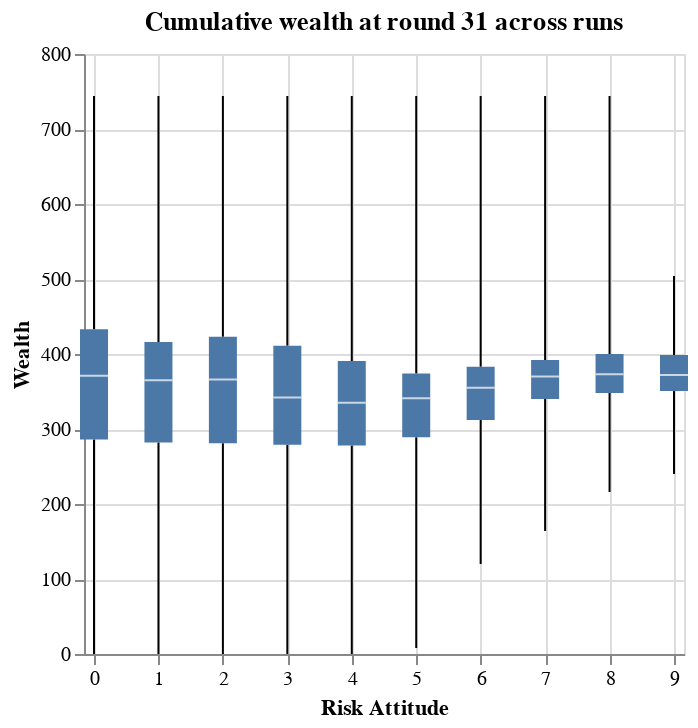

Write notebook code for a chart like this one.
### Markdown cell above
For comparison's sake, plot wealth at round 31 across all simulations, scaled only by play neighborhood.

This distribution looks similar to the scaled wealth plot.

### Code cell
# what if we look at wealth at round 31 across simulations?

agents_round31_df = df.filter(pl.col("Step").eq(31)).join(model_df, on=["RunId", "iteration"]).with_columns(
    scaled_points=pl.col("points").truediv(pl.col("play_neighborhood")).mul(8)
)

alt.Chart(agents_round31_df).mark_boxplot(extent="min-max").encode(
   x=alt.X("risk_attitude", title="Risk Attitude").scale(domain=[0, 9]),
    y=alt.X("scaled_points", title="Wealth"),
).properties(title="Cumulative wealth at round 31 across runs")

### Figure 1 — Vega specification as saved in the notebook (floating-point values rounded to 4 significant figures)
{"$schema": "https://vega.github.io/schema/vega/v5.json", "data": [{"name": "source_0"}, {"name": "data_0", "values": [{"lower_box_scaled_points": 279.0, "lower_whisker_scaled_points": 0.0, "mid_box_scaled_points": 342.0, "risk_attitude": 3, "upper_box_scaled_points": 411.0, "upper_whisker_scaled_points": 744.0}, {"lower_box_scaled_points": 348.0, "lower_whisker_scaled_points": 216.0, "mid_box_scaled_points": 373.0, "risk_attitude": 8, "upper_box_scaled_points": 400.0, "upper_whisker_scaled_points": 744.0}, {"lower_box_scaled_points": 278.0, "lower_whisker_scaled_points": 0.0, "mid_box_scaled_points": 335.0, "risk_attitude": 4, "upper_box_scaled_points": 390.7, "upper_whisker_scaled_points": 744.0}, {"lower_box_scaled_points": 281.0, "lower_whisker_scaled_points": 0.0, "mid_box_scaled_points": 366.0, "risk_attitude": 2, "upper_box_scaled_points": 423.0, "upper_whisker_scaled_points": 744.0}, {"lower_box_scaled_points": 282.0, "lower_whisker_scaled_points": 0.0, "mid_box_scaled_points": 365.0, "risk_attitude": 1, "upper_box_scaled_points": 416.0, "upper_whisker_scaled_points": 744.0}, {"lower_box_scaled_points": 312.0, "lower_whisker_scaled_points": 120.0, "mid_box_scaled_points": 355.0, "risk_attitude": 6, "upper_box_scaled_points": 383.0, "upper_whisker_scaled_points": 744.0}, {"lower_box_scaled_points": 340.0, "lower_whisker_scaled_points": 164.0, "mid_box_scaled_points": 370.0, "risk_attitude": 7, "upper_box_scaled_points": 392.0, "upper_whisker_scaled_points": 744.0}, {"lower_box_scaled_points": 286.0, "lower_whisker_scaled_points": 0.0, "mid_box_scaled_points": 371.0, "risk_attitude": 0, "upper_box_scaled_points": 433.0, "upper_whisker_scaled_points": 744.0}, {"lower_box_scaled_points": 289.0, "lower_whisker_scaled_points": 8.0, "mid_box_scaled_points": 341.0, "risk_attitude": 5, "upper_box_scaled_points": 374.0, "upper_whisker_scaled_points": 744.0}, {"lower_box_scaled_points": 350.7, "lower_whisker_scaled_points": 240.0, "mid_box_scaled_points": 372.0, "risk_attitude": 9, "upper_box_scaled_points": 398.7, "upper_whisker_scaled_points": 504.0}]}, {"name": "data_1", "values": [{"lower_box_scaled_points": 279.0, "lower_whisker_scaled_points": 0.0, "mid_box_scaled_points": 342.0, "risk_attitude": 3, "upper_box_scaled_points": 411.0, "upper_whisker_scaled_points": 744.0}, {"lower_box_scaled_points": 348.0, "lower_whisker_scaled_points": 216.0, "mid_box_scaled_points": 373.0, "risk_attitude": 8, "upper_box_scaled_points": 400.0, "upper_whisker_scaled_points": 744.0}, {"lower_box_scaled_points": 278.0, "lower_whisker_scaled_points": 0.0, "mid_box_scaled_points": 335.0, "risk_attitude": 4, "upper_box_scaled_points": 390.7, "upper_whisker_scaled_points": 744.0}, {"lower_box_scaled_points": 281.0, "lower_whisker_scaled_points": 0.0, "mid_box_scaled_points": 366.0, "risk_attitude": 2, "upper_box_scaled_points": 423.0, "upper_whisker_scaled_points": 744.0}, {"lower_box_scaled_points": 282.0, "lower_whisker_scaled_points": 0.0, "mid_box_scaled_points": 365.0, "risk_attitude": 1, "upper_box_scaled_points": 416.0, "upper_whisker_scaled_points": 744.0}, {"lower_box_scaled_points": 312.0, "lower_whisker_scaled_points": 120.0, "mid_box_scaled_points": 355.0, "risk_attitude": 6, "upper_box_scaled_points": 383.0, "upper_whisker_scaled_points": 744.0}, {"lower_box_scaled_points": 340.0, "lower_whisker_scaled_points": 164.0, "mid_box_scaled_points": 370.0, "risk_attitude": 7, "upper_box_scaled_points": 392.0, "upper_whisker_scaled_points": 744.0}, {"lower_box_scaled_points": 286.0, "lower_whisker_scaled_points": 0.0, "mid_box_scaled_points": 371.0, "risk_attitude": 0, "upper_box_scaled_points": 433.0, "upper_whisker_scaled_points": 744.0}, {"lower_box_scaled_points": 289.0, "lower_whisker_scaled_points": 8.0, "mid_box_scaled_points": 341.0, "risk_attitude": 5, "upper_box_scaled_points": 374.0, "upper_whisker_scaled_points": 744.0}, {"lower_box_scaled_points": 350.7, "lower_whisker_scaled_points": 240.0, "mid_box_scaled_points": 372.0, "risk_attitude": 9, "upper_box_scaled_points": 398.7, "upper_whisker_scaled_points": 504.0}]}, {"name": "data_2", "values": [{"lower_box_scaled_points": 279.0, "lower_whisker_scaled_points": 0.0, "mid_box_scaled_points": 342.0, "risk_attitude": 3, "upper_box_scaled_points": 411.0, "upper_whisker_scaled_points": 744.0}, {"lower_box_scaled_points": 348.0, "lower_whisker_scaled_points": 216.0, "mid_box_scaled_points": 373.0, "risk_attitude": 8, "upper_box_scaled_points": 400.0, "upper_whisker_scaled_points": 744.0}, {"lower_box_scaled_points": 278.0, "lower_whisker_scaled_points": 0.0, "mid_box_scaled_points": 335.0, "risk_attitude": 4, "upper_box_scaled_points": 390.7, "upper_whisker_scaled_points": 744.0}, {"lower_box_scaled_points": 281.0, "lower_whisker_scaled_points": 0.0, "mid_box_scaled_points": 366.0, "risk_attitude": 2, "upper_box_scaled_points": 423.0, "upper_whisker_scaled_points": 744.0}, {"lower_box_scaled_points": 282.0, "lower_whisker_scaled_points": 0.0, "mid_box_scaled_points": 365.0, "risk_attitude": 1, "upper_box_scaled_points": 416.0, "upper_whisker_scaled_points": 744.0}, {"lower_box_scaled_points": 312.0, "lower_whisker_scaled_points": 120.0, "mid_box_scaled_points": 355.0, "risk_attitude": 6, "upper_box_scaled_points": 383.0, "upper_whisker_scaled_points": 744.0}, {"lower_box_scaled_points": 340.0, "lower_whisker_scaled_points": 164.0, "mid_box_scaled_points": 370.0, "risk_attitude": 7, "upper_box_scaled_points": 392.0, "upper_whisker_scaled_points": 744.0}, {"lower_box_scaled_points": 286.0, "lower_whisker_scaled_points": 0.0, "mid_box_scaled_points": 371.0, "risk_attitude": 0, "upper_box_scaled_points": 433.0, "upper_whisker_scaled_points": 744.0}, {"lower_box_scaled_points": 289.0, "lower_whisker_scaled_points": 8.0, "mid_box_scaled_points": 341.0, "risk_attitude": 5, "upper_box_scaled_points": 374.0, "upper_whisker_scaled_points": 744.0}, {"lower_box_scaled_points": 350.7, "lower_whisker_scaled_points": 240.0, "mid_box_scaled_points": 372.0, "risk_attitude": 9, "upper_box_scaled_points": 398.7, "upper_whisker_scaled_points": 504.0}]}, {"name": "data_3", "values": [{"lower_box_scaled_points": 279.0, "lower_whisker_scaled_points": 0.0, "mid_box_scaled_points": 342.0, "risk_attitude": 3, "upper_box_scaled_points": 411.0, "upper_whisker_scaled_points": 744.0}, {"lower_box_scaled_points": 348.0, "lower_whisker_scaled_points": 216.0, "mid_box_scaled_points": 373.0, "risk_attitude": 8, "upper_box_scaled_points": 400.0, "upper_whisker_scaled_points": 744.0}, {"lower_box_scaled_points": 278.0, "lower_whisker_scaled_points": 0.0, "mid_box_scaled_points": 335.0, "risk_attitude": 4, "upper_box_scaled_points": 390.7, "upper_whisker_scaled_points": 744.0}, {"lower_box_scaled_points": 281.0, "lower_whisker_scaled_points": 0.0, "mid_box_scaled_points": 366.0, "risk_attitude": 2, "upper_box_scaled_points": 423.0, "upper_whisker_scaled_points": 744.0}, {"lower_box_scaled_points": 282.0, "lower_whisker_scaled_points": 0.0, "mid_box_scaled_points": 365.0, "risk_attitude": 1, "upper_box_scaled_points": 416.0, "upper_whisker_scaled_points": 744.0}, {"lower_box_scaled_points": 312.0, "lower_whisker_scaled_points": 120.0, "mid_box_scaled_points": 355.0, "risk_attitude": 6, "upper_box_scaled_points": 383.0, "upper_whisker_scaled_points": 744.0}, {"lower_box_scaled_points": 340.0, "lower_whisker_scaled_points": 164.0, "mid_box_scaled_points": 370.0, "risk_attitude": 7, "upper_box_scaled_points": 392.0, "upper_whisker_scaled_points": 744.0}, {"lower_box_scaled_points": 286.0, "lower_whisker_scaled_points": 0.0, "mid_box_scaled_points": 371.0, "risk_attitude": 0, "upper_box_scaled_points": 433.0, "upper_whisker_scaled_points": 744.0}, {"lower_box_scaled_points": 289.0, "lower_whisker_scaled_points": 8.0, "mid_box_scaled_points": 341.0, "risk_attitude": 5, "upper_box_scaled_points": 374.0, "upper_whisker_scaled_points": 744.0}, {"lower_box_scaled_points": 350.7, "lower_whisker_scaled_points": 240.0, "mid_box_scaled_points": 372.0, "risk_attitude": 9, "upper_box_scaled_points": 398.7, "upper_whisker_scaled_points": 504.0}]}], "marks": [{"type": "rule", "name": "layer_0_marks", "from": {"data": "data_0"}, "encode": {"update": {"y": {"field": "lower_whisker_scaled_points", "scale": "y"}, "x": {"field": "risk_attitude", "scale": "x"}, "stroke": {"value": "black"}, "tooltip": {"signal": "{\"Max of Wealth\": format(datum[\"upper_whisker_scaled_points\"], \"\"), \"Q3 of Wealth\": format(datum[\"upper_box_scaled_points\"], \"\"), \"Median of Wealth\": format(datum[\"mid_box_scaled_points\"], \"\"), \"Q1 of Wealth\": format(datum[\"lower_box_scaled_points\"], \"\"), \"Min of Wealth\": format(datum[\"lower_whisker_scaled_points\"], \"\"), \"Risk Attitude\": format(datum[\"risk_attitude\"], \"\")}"}, "y2": {"field": "lower_box_scaled_points", "scale": "y"}}}, "aria": false, "style": ["rule", "boxplot-rule"]}, {"type": "rule", "name": "layer_1_marks", "from": {"data": "data_1"}, "encode": {"update": {"x": {"field": "risk_attitude", "scale": "x"}, "y2": {"field": "upper_whisker_scaled_points", "scale": "y"}, "stroke": {"value": "black"}, "y": {"field": "upper_box_scaled_points", "scale": "y"}, "tooltip": {"signal": "{\"Max of Wealth\": format(datum[\"upper_whisker_scaled_points\"], \"\"), \"Q3 of Wealth\": format(datum[\"upper_box_scaled_points\"], \"\"), \"Median of Wealth\": format(datum[\"mid_box_scaled_points\"], \"\"), \"Q1 of Wealth\": format(datum[\"lower_box_scaled_points\"], \"\"), \"Min of Wealth\": format(datum[\"lower_whisker_scaled_points\"], \"\"), \"Risk Attitude\": format(datum[\"risk_attitude\"], \"\")}"}}}, "aria": false, "style": ["rule", "boxplot-rule"]}, {"type": "rect", "name": "layer_2_marks", "from": {"data": "data_2"}, "encode": {"update": {"tooltip": {"signal": "{\"Max of Wealth\": format(datum[\"upper_whisker_scaled_points\"], \"\"), \"Q3 of Wealth\": format(datum[\"upper_box_scaled_points\"], \"\"), \"Median of Wealth\": format(datum[\"mid_box_scaled_points\"], \"\"), \"Q1 of Wealth\": format(datum[\"lower_box_scaled_points\"], \"\"), \"Min of Wealth\": format(datum[\"lower_whisker_scaled_points\"], \"\"), \"Risk Attitude\": format(datum[\"risk_attitude\"], \"\")}"}, "y2": {"field": "upper_box_scaled_points", "scale": "y"}, "xc": {"field": "risk_attitude", "scale": "x"}, "fill": {"value": "#4c78a8"}, "width": {"value": 14}, "y": {"field": "lower_box_scaled_points", "scale": "y"}}}, "style": ["bar", "boxplot-box"]}, {"type": "rect", "name": "layer_3_marks", "from": {"data": "data_3"}, "encode": {"update": {"yc": {"field": "mid_box_scaled_points", "scale": "y"}, "width": {"value": 14}, "fill": [{"value": "#4c78a8", "test": "datum['lower_box_scaled_points'] >= datum['upper_box_scaled_points']"}, {"value": "white"}], "height": {"value": 1}, "opacity": {"value": 0.7}, "xc": {"field": "risk_attitude", "scale": "x"}, "tooltip": {"signal": "{\"Max of Wealth\": format(datum[\"upper_whisker_scaled_points\"], \"\"), \"Q3 of Wealth\": format(datum[\"upper_box_scaled_points\"], \"\"), \"Median of Wealth\": format(datum[\"mid_box_scaled_points\"], \"\"), \"Q1 of Wealth\": format(datum[\"lower_box_scaled_points\"], \"\"), \"Min of Wealth\": format(datum[\"lower_whisker_scaled_points\"], \"\"), \"Risk Attitude\": format(datum[\"risk_attitude\"], \"\")}"}}}, "aria": false, "style": ["tick", "boxplot-median"]}], "scales": [{"name": "x", "type": "linear", "domain": [0, 9], "range": [0, {"signal": "width"}], "zero": true, "padding": 5}, {"name": "y", "type": "linear", "domain": {"fields": [{"data": "data_0", "field": "lower_whisker_scaled_points"}, {"data": "data_0", "field": "lower_box_scaled_points"}, {"data": "data_1", "field": "upper_box_scaled_points"}, {"data": "data_1", "field": "upper_whisker_scaled_points"}, {"data": "data_2", "field": "lower_box_scaled_points"}, {"data": "data_2", "field": "upper_box_scaled_points"}, {"data": "data_3", "field": "mid_box_scaled_points"}]}, "range": [{"signal": "height"}, 0], "zero": true, "nice": true}], "axes": [{"scale": "x", "orient": "bottom", "aria": false, "domain": false, "maxExtent": 0, "minExtent": 0, "ticks": false, "zindex": 0, "gridScale": "y", "grid": true, "tickCount": {"signal": "ceil(width/40)"}, "labels": false}, {"scale": "y", "minExtent": 0, "grid": true, "labels": false, "tickCount": {"signal": "ceil(height/40)"}, "aria": false, "maxExtent": 0, "ticks": false, "zindex": 0, "domain": false, "orient": "left", "gridScale": "x"}, {"scale": "x", "title": "Risk Attitude", "labelFlush": true, "tickCount": {"signal": "ceil(width/40)"}, "zindex": 0, "grid": false, "labelOverlap": true, "orient": "bottom"}, {"scale": "y", "title": "Wealth", "zindex": 0, "labelOverlap": true, "grid": false, "tickCount": {"signal": "ceil(height/40)"}, "orient": "left"}], "title": {"text": "Cumulative wealth at round 31 across runs", "frame": "group"}, "height": 300, "padding": 5, "width": 300, "background": "white", "style": "cell"}
